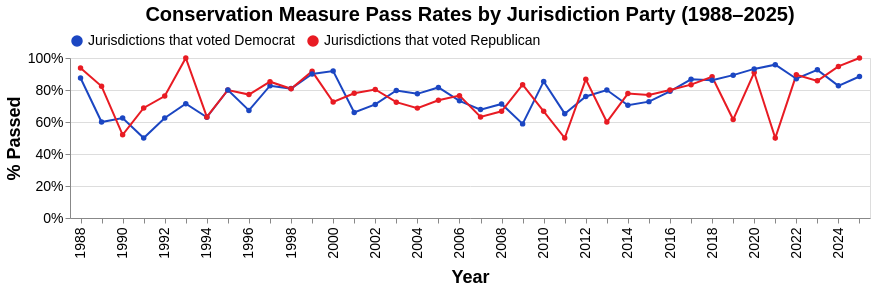

The notebook cell this image was saved under:
### Markdown cell above
## Pass rates by jurisdiction party

### Code cell
df = (
    votes
    .filter(_.party.isin(["Democrat", "Republican"]))
    .group_by("year", "party")
    .agg(pass_fraction=((_.status.isin(["Pass", "Pass*"]))).cast("int").mean())
    .order_by("year")
    .execute()
)

chart = year_line(
    df,
    y="pass_fraction",
    group="party",
    title="Conservation Measure Pass Rates by Jurisdiction Party (1988–2025)",
    y_title="% Passed",
    stat='percent'
)


chart.save('percent_passed_party.png', ppi=200)
chart

### Figure 1 — Vega-Lite specification as saved in the notebook (floating-point values rounded to 4 significant figures)
{"config": {"view": {"continuousWidth": 300, "continuousHeight": 300}}, "data": {"name": "data-31eb9cb9386a4546af85535ebab77e5f"}, "mark": {"type": "line", "point": true}, "encoding": {"color": {"field": "party_label", "legend": {"direction": "horizontal", "labelFontSize": 14, "labelLimit": 500, "offset": 5, "orient": "top", "title": null}, "scale": {"domain": ["Jurisdictions that voted Democrat", "Jurisdictions that voted Republican"], "range": ["#1b46c2", "#E81B23"]}, "type": "nominal"}, "x": {"axis": {"labelExpr": "(toNumber(datum.value) % 2 === 0) ? datum.value : ''", "labelFontSize": 14, "labelPadding": 4, "titleFontSize": 18, "titlePadding": 10}, "field": "year", "title": "Year", "type": "ordinal"}, "y": {"axis": {"format": "%", "labelFontSize": 14, "titleFontSize": 18}, "field": "pass_fraction", "title": "% Passed", "type": "quantitative"}}, "height": 160, "title": {"text": "Conservation Measure Pass Rates by Jurisdiction Party (1988–2025)", "dy": -5, "fontSize": 20}, "transform": [{"calculate": "datum['party'] === 'Republican' ? 'Jurisdictions that voted Republican' : datum['party'] === 'Democrat' ? 'Jurisdictions that voted Democrat' : datum['party']", "as": "party_label"}], "width": 800, "$schema": "https://vega.github.io/schema/vega-lite/v6.4.1.json", "datasets": {"data-31eb9cb9386a4546af85535ebab77e5f": [{"year": 1988, "party": "Democrat", "pass_fraction": 0.875}, {"year": 1988, "party": "Republican", "pass_fraction": 0.9375}, {"year": 1989, "party": "Democrat", "pass_fraction": 0.6}, {"year": 1989, "party": "Republican", "pass_fraction": 0.8235}, {"year": 1990, "party": "Democrat", "pass_fraction": 0.625}, {"year": 1990, "party": "Republican", "pass_fraction": 0.52}, {"year": 1991, "party": "Republican", "pass_fraction": 0.6875}, {"year": 1991, "party": "Democrat", "pass_fraction": 0.5}, {"year": 1992, "party": "Republican", "pass_fraction": 0.7619}, {"year": 1992, "party": "Democrat", "pass_fraction": 0.625}, {"year": 1993, "party": "Republican", "pass_fraction": 1.0}, {"year": 1993, "party": "Democrat", "pass_fraction": 0.7143}, {"year": 1994, "party": "Democrat", "pass_fraction": 0.6296}, {"year": 1994, "party": "Republican", "pass_fraction": 0.6316}, {"year": 1995, "party": "Republican", "pass_fraction": 0.8}, {"year": 1995, "party": "Democrat", "pass_fraction": 0.8}, {"year": 1996, "party": "Democrat", "pass_fraction": 0.6724}, {"year": 1996, "party": "Republican", "pass_fraction": 0.7714}, {"year": 1997, "party": "Democrat", "pass_fraction": 0.8269}, {"year": 1997, "party": "Republican", "pass_fraction": 0.8519}, {"year": 1998, "party": "Democrat", "pass_fraction": 0.8087}, {"year": 1998, "party": "Republican", "pass_fraction": 0.8077}, {"year": 1999, "party": "Republican", "pass_fraction": 0.9167}, {"year": 1999, "party": "Democrat", "pass_fraction": 0.9}, {"year": 2000, "party": "Republican", "pass_fraction": 0.7253}, {"year": 2000, "party": "Democrat", "pass_fraction": 0.9182}, {"year": 2001, "party": "Republican", "pass_fraction": 0.7797}, {"year": 2001, "party": "Democrat", "pass_fraction": 0.6593}, {"year": 2002, "party": "Republican", "pass_fraction": 0.8036}, {"year": 2002, "party": "Democrat", "pass_fraction": 0.7097}, {"year": 2003, "party": "Democrat", "pass_fraction": 0.7969}, {"year": 2003, "party": "Republican", "pass_fraction": 0.7241}, {"year": 2004, "party": "Democrat", "pass_fraction": 0.776}, {"year": 2004, "party": "Republican", "pass_fraction": 0.6867}, {"year": 2005, "party": "Republican", "pass_fraction": 0.7358}, {"year": 2005, "party": "Democrat", "pass_fraction": 0.8161}, {"year": 2006, "party": "Democrat", "pass_fraction": 0.7321}, {"year": 2006, "party": "Republican", "pass_fraction": 0.7647}, {"year": 2007, "party": "Republican", "pass_fraction": 0.6316}, {"year": 2007, "party": "Democrat", "pass_fraction": 0.6774}, {"year": 2008, "party": "Democrat", "pass_fraction": 0.7128}, {"year": 2008, "party": "Republican", "pass_fraction": 0.6667}, {"year": 2009, "party": "Republican", "pass_fraction": 0.8333}, {"year": 2009, "party": "Democrat", "pass_fraction": 0.5882}, {"year": 2010, "party": "Republican", "pass_fraction": 0.6667}, {"year": 2010, "party": "Democrat", "pass_fraction": 0.8537}, {"year": 2011, "party": "Democrat", "pass_fraction": 0.6522}, {"year": 2011, "party": "Republican", "pass_fraction": 0.5}, {"year": 2012, "party": "Republican", "pass_fraction": 0.8667}, {"year": 2012, "party": "Democrat", "pass_fraction": 0.7593}, {"year": 2013, "party": "Democrat", "pass_fraction": 0.8}, {"year": 2013, "party": "Republican", "pass_fraction": 0.6}, {"year": 2014, "party": "Democrat", "pass_fraction": 0.7045}, {"year": 2014, "party": "Republican", "pass_fraction": 0.7778}, {"year": 2015, "party": "Democrat", "pass_fraction": 0.7273}, {"year": 2015, "party": "Republican", "pass_fraction": 0.7692}, {"year": 2016, "party": "Democrat", "pass_fraction": 0.7917}, {"year": 2016, "party": "Republican", "pass_fraction": 0.8}, {"year": 2017, "party": "Democrat", "pass_fraction": 0.8667}, {"year": 2017, "party": "Republican", "pass_fraction": 0.8333}, {"year": 2018, "party": "Republican", "pass_fraction": 0.8824}, {"year": 2018, "party": "Democrat", "pass_fraction": 0.8605}, {"year": 2019, "party": "Republican", "pass_fraction": 0.6154}, {"year": 2019, "party": "Democrat", "pass_fraction": 0.8929}, {"year": 2020, "party": "Republican", "pass_fraction": 0.9091}, {"year": 2020, "party": "Democrat", "pass_fraction": 0.9318}, {"year": 2021, "party": "Republican", "pass_fraction": 0.5}, {"year": 2021, "party": "Democrat", "pass_fraction": 0.9583}, {"year": 2022, "party": "Democrat", "pass_fraction": 0.8704}, {"year": 2022, "party": "Republican", "pass_fraction": 0.8947}, {"year": 2023, "party": "Democrat", "pass_fraction": 0.9259}, {"year": 2023, "party": "Republican", "pass_fraction": 0.8571}, {"year": 2024, "party": "Republican", "pass_fraction": 0.9474}, {"year": 2024, "party": "Democrat", "pass_fraction": 0.8261}, {"year": 2025, "party": "Republican", "pass_fraction": 1.0}, {"year": 2025, "party": "Democrat", "pass_fraction": 0.8846}]}}
